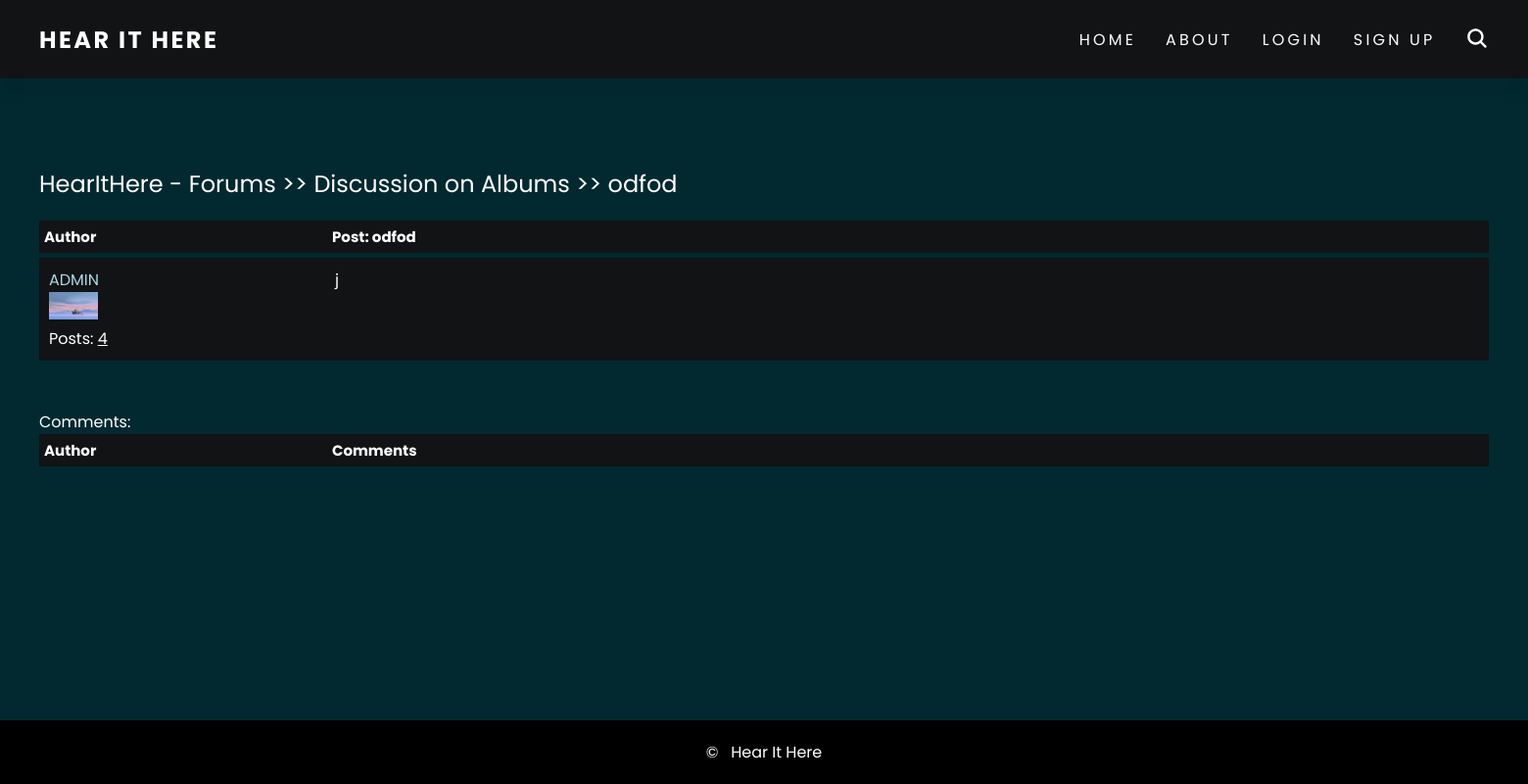
Page /forum/3/21/ on the earlier database version.
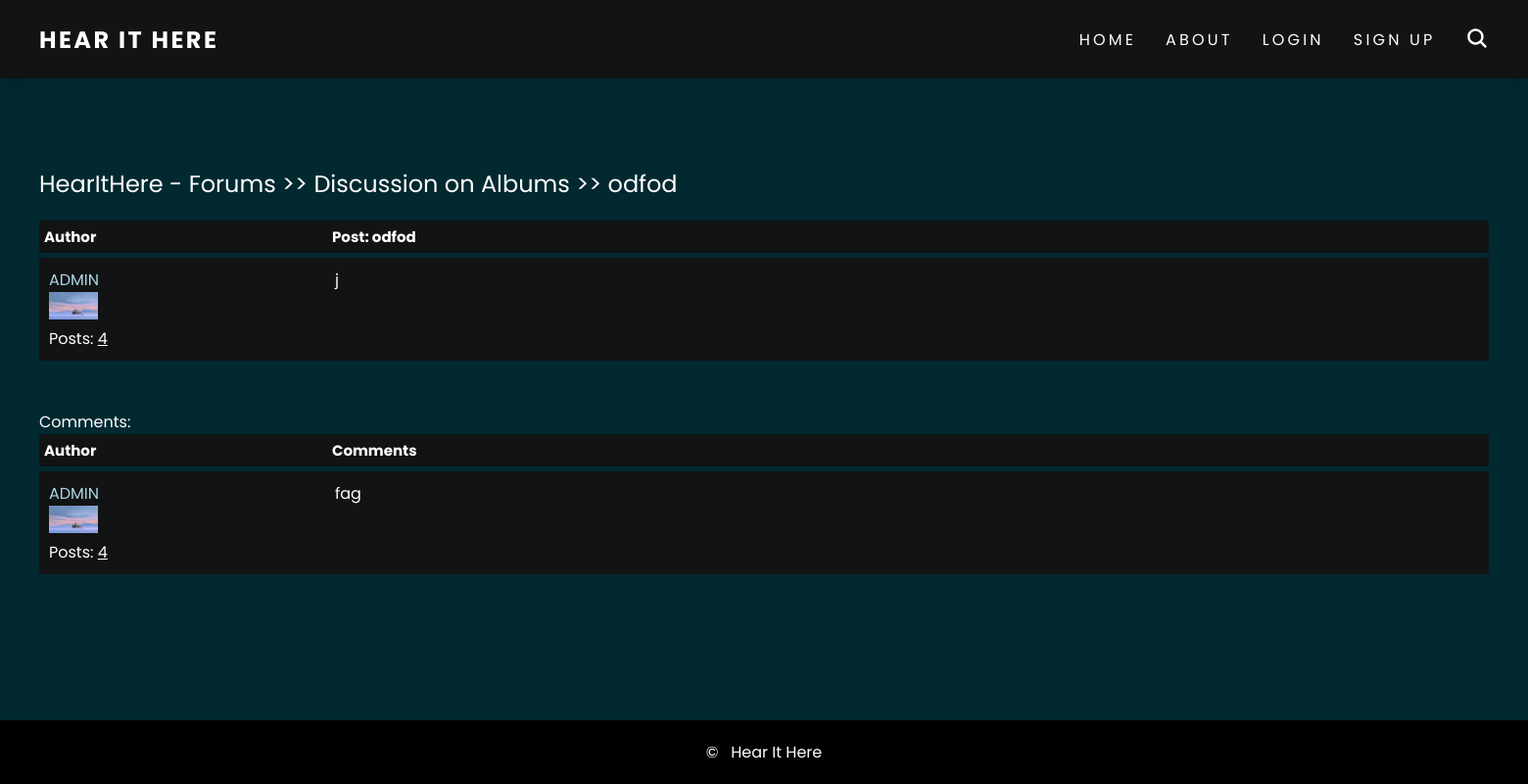
Same page on the later database version.
### forum/models.py (models this page shows, shortened)
class Comment(models.Model):
    description = models.TextField(null=False, verbose_name="Reply:")
    time = models.DateTimeField(auto_now_add=True)
    user = models.ForeignKey(CustomUser, on_delete=models.CASCADE)
    post = models.ForeignKey(Post, on_delete=models.CASCADE)

### account/models.py (models this page shows, shortened)
class CustomUser(AbstractBaseUser, PermissionsMixin):
    email = models.EmailField(max_length=255, null=False, unique=True)
    username = models.CharField(max_length=50, null=False, unique=True)
    date_joined = models.DateTimeField(auto_now_add=True)
    is_staff = models.BooleanField(default=False)
    is_active = models.BooleanField(default=False)
    is_mod = models.BooleanField(default=False)
    USERNAME_FIELD = 'username'
    REQUIRED_FIELDS = ['email']
    objects = CustomUserManager()

class Profile(models.Model):
    user = models.OneToOneField(CustomUser, on_delete=models.CASCADE)
    name = models.CharField(max_length=30, blank=True)
    bio = models.TextField(default='Hello, I am new', max_length=100, blank=True)
    image = models.ImageField(default='images/default.png', upload_to='images/', null=True, verbose_name="Icon:")

### forum/views.py (the view)
# urls.py: path('<int:category_id>/<int:post_id>/', views.view_post, name='view_post'),
def view_post(request, category_id, post_id):
    post = get_object_or_404(Post, id=post_id)
    comments = Comment.objects.filter(post_id=post_id)
    if request.method == 'POST':
        form = CommentForm(request.POST)
        if form.is_valid():
            comment = form.save(commit=False)
            comment.post = post
            comment.user = request.user
            comment.save()
            return redirect('forum:view_post', category_id=category_id, post_id=post_id)
    else:
        form = CommentForm()
    return render(request, 'forum/detail.html', {'post': post, 'form': form, 'comments': comments})

### forum/templates/forum/detail.html (shortened to what this page needs)
{% extends 'templates/base.html' %}
{% block content %}
    <div class = "container">
        <div class = "navigate">
            <span><a href="{% url 'forum:posts' category_id=post.category.id %}">
                HearItHere - Forums >> {{ post.category.title }} >> {{ post.title }}</a></span>
        </div>
        <div class = "topic-container">
            <div class = "head">
                <div class = "authors">Author</div>
                <div class = "content">Post: {{ post.title }}</div>
            </div>
            <div class = "body">
                <div class = "authors">
                    <div class = "User"><a href="{%  url 'account:profile' username=post.user.username %}">
                        {{ post.user.username }}</a></div><img src="{{ post.user.profile.image.url }}" alt="">
                    <div>Posts: <u>{{ post.user.post_set.count }}</u></div>
                </div>
                <div class = "content">
                    {{ post.description }}
                </div>
            </div>
        </div>
        <div class = "comments-container">
            Comments:
            <br>
            <div class = "head">
                <div class = "authors">Author</div>
                <div class = "content">Comments</div>
            </div>
            {% for comment in comments %}
            <div class = "body">
                <div class = "authors">
                    <div class = "AnotherUser"><a href="{% url 'account:profile' username=comment.user.username %}">
                        {{ comment.user.username }}</a></div>
                    <img src="{{ comment.user.profile.image.url }}" alt="">
                    <div>Posts: <u>{{ comment.user.post_set.count }}</u></div>
                </div>
                <div class = "content">
                    {{ comment.description }}
                </div>
            </div>
            {% endfor %}
        </div>
    </div>
{% endblock %}

Differences in the rows shown:
added Comment: user.username "ADMIN", user.profile.image (picture), user.post_set.count "4", description "fag"
